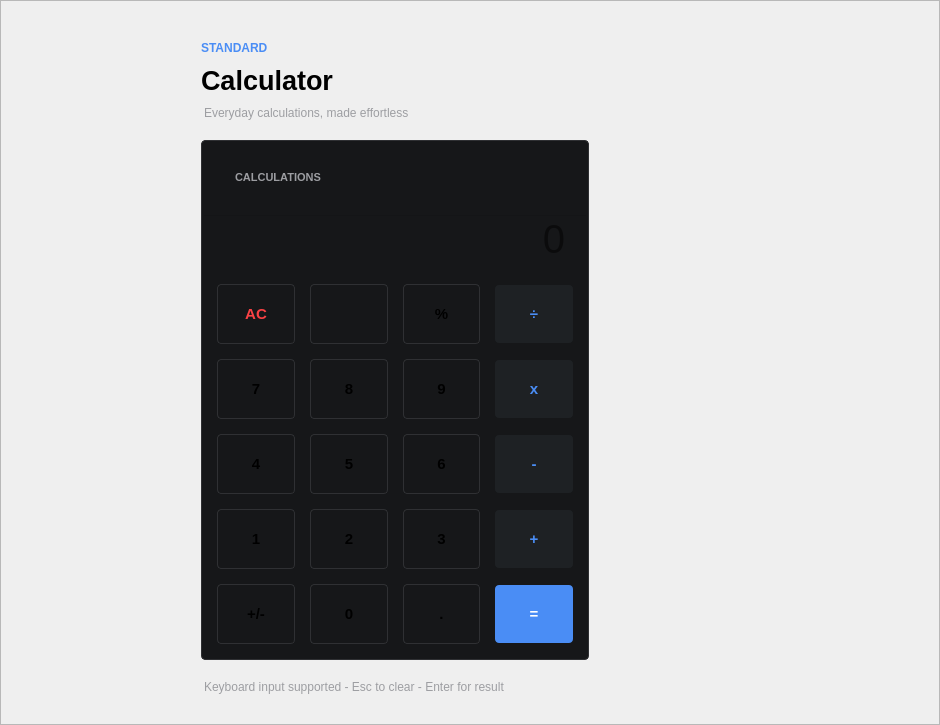
               <widget class="QWidget" name="calculator_mashien_section">
                <layout class="QHBoxLayout" name="horizontalLayout_21">
                 <property name="spacing">
                  <number>0</number>
                 </property>
                 <property name="leftMargin">
                  <number>0</number>
                 </property>
                 <property name="topMargin">
                  <number>0</number>
                 </property>
                 <property name="rightMargin">
                  <number>0</number>
                 </property>
                 <property name="bottomMargin">
                  <number>0</number>
                 </property>
                 <item>
                  <widget class="QFrame" name="frame_2">
                   <property name="enabled">
                    <bool>true</bool>
                   </property>
                   <property name="sizePolicy">
                    <sizepolicy hsizetype="Minimum" vsizetype="Minimum">
                     <horstretch>0</horstretch>
                     <verstretch>1</verstretch>
                    </sizepolicy>
                   </property>
                   <property name="minimumSize">
                    <size>
                     <width>0</width>
                     <height>0</height>
                    </size>
                   </property>
                   <property name="frameShape">
                    <enum>QFrame::Shape::StyledPanel</enum>
                   </property>
                   <property name="frameShadow">
                    <enum>QFrame::Shadow::Raised</enum>
                   </property>
                   <layout class="QVBoxLayout" name="verticalLayout_5">
                    <property name="spacing">
                     <number>0</number>
                    </property>
                    <property name="leftMargin">
                     <number>200</number>
                    </property>
                    <property name="topMargin">
                     <number>0</number>
                    </property>
                    <property name="rightMargin">
                     <number>350</number>
                    </property>
                    <property name="bottomMargin">
                     <number>0</number>
                    </property>
                    <item>
                     <layout class="QVBoxLayout" name="verticalLayout_3" stretch="0,0,0,9,0">
                      <property name="spacing">
                       <number>10</number>
                      </property>
                      <property name="topMargin">
                       <number>40</number>
                      </property>
                      <item>
                       <widget class="QLabel" name="label_15">
                        <property name="font">
                         <font>
                          <bold>true</bold>
                         </font>
                        </property>
                        <property name="styleSheet">
                         <string notr="true">color: rgb(74, 141, 245);</string>
                        </property>
                        <property name="text">
                         <string>STANDARD</string>
                        </property>
                       </widget>
                      </item>
                      <item>
                       <widget class="QLabel" name="label_16">
                        <property name="font">
                         <font>
                          <pointsize>20</pointsize>
                          <bold>true</bold>
                         </font>
                        </property>
                        <property name="text">
                         <string>Calculator</string>
                        </property>
                       </widget>
                      </item>
                      <item>
                       <widget class="QLabel" name="label_17">
                        <property name="styleSheet">
                         <string notr="true">color:#9d9ea2;
margin-bottom:10px;</string>
                        </property>
                        <property name="text">
                         <string>Everyday calculations, made effortless</string>
                        </property>
                       </widget>
                      </item>
                      <item>
                       <widget class="QFrame" name="calculat_section">
                        <property name="styleSheet">
                         <string notr="true">QFrame#calculat_section {
		background-color: rgb(22, 23, 25);
		border:1px solid #2f3033;
		border-radius: 4px;
}

QPushButton ,QLabel ,QLineEdit{
		background-color: transparent;
}

QPushButton  {
		padding:20px 0px;
		border:1px solid #2f3033;
		border-radius: 4px;
		font-size:15px;
		font-weight: 900;
}

QPushButton#btn_plus,#btn_minus,#btn_multiply,#btn_divide,#btn_equal  {
		background-color:#1e2124;
		border:0px;
		color:rgba(74, 141, 245, 1);
}


QPushButton#btn_equal  {
		background-color:rgba(74, 141, 245, 1);
		color:	#fff ;
}</string>
                        </property>
                        <property name="frameShape">
                         <enum>QFrame::Shape::StyledPanel</enum>
                        </property>
                        <property name="frameShadow">
                         <enum>QFrame::Shadow::Raised</enum>
                        </property>
                        <layout class="QHBoxLayout" name="horizontalLayout_3">
                         <property name="spacing">
                          <number>0</number>
                         </property>
                         <property name="leftMargin">
                          <number>0</number>
                         </property>
                         <property name="topMargin">
                          <number>0</number>
                         </property>
                         <property name="rightMargin">
                          <number>0</number>
                         </property>
                         <property name="bottomMargin">
                          <number>0</number>
                         </property>
                         <item>
                          <layout class="QVBoxLayout" name="verticalLayout_6" stretch="0,0,0,4">
                           <property name="spacing">
                            <number>0</number>
                           </property>
                           <property name="bottomMargin">
                            <number>15</number>
                           </property>
                           <item>
                            <widget class="QLabel" name="label_18">
                             <property name="font">
                              <font>
                               <pointsize>8</pointsize>
                               <bold>true</bold>
                              </font>
                             </property>
                             <property name="styleSheet">
                              <string notr="true">padding-top:30px;
padding-left:30px;
color: rgb(157, 158, 162);</string>
                             </property>
                             <property name="text">
                              <string>CALCULATIONS</string>
                             </property>
                             <property name="textFormat">
                              <enum>Qt::TextFormat::AutoText</enum>
                             </property>
                            </widget>
                           </item>
                           <item>
                            <widget class="QLabel" name="result_bar">
                             <property name="minimumSize">
                              <size>
                               <width>0</width>
                               <height>30</height>
                              </size>
                             </property>
                             <property name="maximumSize">
                              <size>
                               <width>16777215</width>
                               <height>30</height>
                              </size>
                             </property>
                             <property name="font">
                              <font>
                               <family>Microsoft Sans Serif</family>
                               <pointsize>12</pointsize>
                               <bold>false</bold>
                              </font>
                             </property>
                             <property name="styleSheet">
                              <string notr="true">padding:0px 20px;</string>
                             </property>
                             <property name="text">
                              <string/>
                             </property>
                             <property name="alignment">
                              <set>Qt::AlignmentFlag::AlignRight|Qt::AlignmentFlag::AlignTrailing|Qt::AlignmentFlag::AlignVCenter</set>
                             </property>
                            </widget>
                           </item>
                           <item>
                            <widget class="QLineEdit" name="user_value">
                             <property name="sizePolicy">
                              <sizepolicy hsizetype="Expanding" vsizetype="Minimum">
                               <horstretch>0</horstretch>
                               <verstretch>0</verstretch>
                              </sizepolicy>
                             </property>
                             <property name="font">
                              <font>
                               <pointsize>30</pointsize>
                               <bold>false</bold>
                               <kerning>true</kerning>
                              </font>
                             </property>
                             <property name="styleSheet">
                              <string notr="true">padding:0px 20px;
padding-bottom:20px;</string>
                             </property>
                             <property name="inputMask">
                              <string/>
                             </property>
                             <property name="text">
                              <string/>
                             </property>
                             <property name="alignment">
                              <set>Qt::AlignmentFlag::AlignRight|Qt::AlignmentFlag::AlignTrailing|Qt::AlignmentFlag::AlignVCenter</set>
                             </property>
                             <property name="placeholderText">
                              <string>0</string>
                             </property>
                            </widget>
                           </item>
                           <item>
                            <layout class="QGridLayout" name="gridLayout_4">
                             <property name="leftMargin">
                              <number>15</number>
                             </property>
                             <property name="rightMargin">
                              <number>15</number>
                             </property>
                             <property name="spacing">
                              <number>15</number>
                             </property>
                             <item row="1" column="3">
                              <widget class="QPushButton" name="btn_multiply">
                               <property name="styleSheet">
                                <string notr="true">#btn_multiply:hover{background: rgba(59, 130, 246, 0.15);}</string>
                               </property>
                               <property name="text">
                                <string>x</string>
                               </property>
                              </widget>
                             </item>
                             <item row="2" column="2">
                              <widget class="QPushButton" name="num_6">
                               <property name="styleSheet">
                                <string notr="true">#num_6:hover{
background: rgba(59, 130, 246, 0.15);
}</string>
                               </property>
                               <property name="text">
                                <string>6</string>
                               </property>
                              </widget>
                             </item>
                             <item row="0" column="0">
                              <widget class="QPushButton" name="clear_btn">
                               <property name="font">
                                <font>
                                 <pointsize>-1</pointsize>
                                 <fontweight>Black</fontweight>
                                </font>
                               </property>
                               <property name="styleSheet">
                                <string notr="true">#clear_btn{
color: rgb(249, 65, 68);
}
#clear_btn:hover{
background: rgba(59, 130, 246, 0.15);
}</string>
                               </property>
                               <property name="text">
                                <string>AC</string>
                               </property>
                              </widget>
                             </item>
                             <item row="2" column="1">
                              <widget class="QPushButton" name="num_5">
                               <property name="styleSheet">
                                <string notr="true">#num_5:hover{
background: rgba(59, 130, 246, 0.15);
}</string>
                               </property>
                               <property name="text">
                                <string>5</string>
                               </property>
                              </widget>
                             </item>
                             <item row="2" column="3">
                              <widget class="QPushButton" name="btn_minus">
                               <property name="styleSheet">
                                <string notr="true">#btn_minus:hover{background: rgba(59, 130, 246, 0.15);}</string>
                               </property>
                               <property name="text">
                                <string>-</string>
                               </property>
                              </widget>
                             </item>
                             <item row="4" column="2">
                              <widget class="QPushButton" name="btn_decimal">
                               <property name="styleSheet">
                                <string notr="true">#btn_decimal:hover{
background: rgba(59, 130, 246, 0.15);
}</string>
                               </property>
                               <property name="text">
                                <string>.</string>
                               </property>
                              </widget>
                             </item>
                             <item row="3" column="1">
                              <widget class="QPushButton" name="num_2">
                               <property name="styleSheet">
                                <string notr="true">#num_2:hover{
background: rgba(59, 130, 246, 0.15);
}</string>
                               </property>
                               <property name="text">
                                <string>2</string>
                               </property>
                              </widget>
                             </item>
                             <item row="3" column="0">
                              <widget class="QPushButton" name="num_1">
                               <property name="styleSheet">
                                <string notr="true">#num_1:hover{
background: rgba(59, 130, 246, 0.15);
}</string>
                               </property>
                               <property name="text">
                                <string>1</string>
                               </property>
                              </widget>
                             </item>
                             <item row="0" column="1">
                              <widget class="QPushButton" name="backs_btn">
                               <property name="styleSheet">
                                <string notr="true">#backs_btn:hover{
background: rgba(59, 130, 246, 0.15);
}</string>
                               </property>
                               <property name="icon">
                                <iconset resource="resources.qrc">
                                 <normaloff>:/icons/icons/delete.svg</normaloff>:/icons/icons/delete.svg</iconset>
                               </property>
                              </widget>
                             </item>
                             <item row="0" column="3">
                              <widget class="QPushButton" name="btn_divide">
                               <property name="font">
                                <font>
                                 <pointsize>-1</pointsize>
                                 <fontweight>Black</fontweight>
                                </font>
                               </property>
                               <property name="styleSheet">
                                <string notr="true">#btn_divide:hover{background: rgba(59, 130, 246, 0.15);}</string>
                               </property>
                               <property name="text">
                                <string>÷</string>
                               </property>
                              </widget>
                             </item>
                             <item row="0" column="2">
                              <widget class="QPushButton" name="btn_percent">
                               <property name="font">
                                <font>
                                 <pointsize>-1</pointsize>
                                 <fontweight>Black</fontweight>
                                </font>
                               </property>
                               <property name="styleSheet">
                                <string notr="true">#btn_percent:hover{
background: rgba(59, 130, 246, 0.15);
}</string>
                               </property>
                               <property name="text">
                                <string>%</string>
                               </property>
                              </widget>
                             </item>
                             <item row="4" column="0">
                              <widget class="QPushButton" name="btn_minus_plus">
                               <property name="styleSheet">
                                <string notr="true">#btn_minus_plus:hover{
background: rgba(59, 130, 246, 0.15);
}</string>
                               </property>
                               <property name="text">
                                <string>+/-</string>
                               </property>
                              </widget>
                             </item>
                             <item row="1" column="2">
                              <widget class="QPushButton" name="num_9">
                               <property name="styleSheet">
                                <string notr="true">#num_9:hover{
background: rgba(59, 130, 246, 0.15);
}</string>
                               </property>
                               <property name="text">
                                <string>9</string>
                               </property>
                              </widget>
                             </item>
                             <item row="3" column="3">
                              <widget class="QPushButton" name="btn_plus">
                               <property name="styleSheet">
                                <string notr="true">#btn_plus:hover{background: rgba(59, 130, 246, 0.15);}</string>
                               </property>
                               <property name="text">
                                <string>+</string>
                               </property>
                              </widget>
                             </item>
                             <item row="1" column="1">
                              <widget class="QPushButton" name="num_8">
                               <property name="styleSheet">
                                <string notr="true">#num_8:hover{
background: rgba(59, 130, 246, 0.15);
}</string>
                               </property>
                               <property name="text">
                                <string>8</string>
                               </property>
                              </widget>
                             </item>
                             <item row="4" column="1">
                              <widget class="QPushButton" name="num_0">
                               <property name="styleSheet">
                                <string notr="true">#num_0:hover{
background: rgba(59, 130, 246, 0.15);
}</string>
                               </property>
                               <property name="text">
                                <string>0</string>
                               </property>
                              </widget>
                             </item>
                             <item row="3" column="2">
                              <widget class="QPushButton" name="num_3">
                               <property name="styleSheet">
                                <string notr="true">#num_3:hover{
background: rgba(59, 130, 246, 0.15);
}</string>
                               </property>
                               <property name="text">
                                <string>3</string>
                               </property>
                              </widget>
                             </item>
                             <item row="2" column="0">
                              <widget class="QPushButton" name="num_4">
                               <property name="styleSheet">
                                <string notr="true">#num_4:hover{
background: rgba(59, 130, 246, 0.15);
}</string>
                               </property>
                               <property name="text">
                                <string>4</string>
                               </property>
                              </widget>
                             </item>
                             <item row="4" column="3">
                              <widget class="QPushButton" name="btn_equal">
                               <property name="styleSheet">
                                <string notr="true">#btn_equal:hover{background: rgba(59, 130, 246, 0.15);}</string>
                               </property>
                               <property name="text">
                                <string>=</string>
                               </property>
                              </widget>
                             </item>
                             <item row="1" column="0">
                              <widget class="QPushButton" name="num_7">
                               <property name="sizePolicy">
                                <sizepolicy hsizetype="Minimum" vsizetype="Fixed">
                                 <horstretch>0</horstretch>
                                 <verstretch>0</verstretch>
                                </sizepolicy>
                               </property>
                               <property name="styleSheet">
                                <string notr="true">#num_7:hover{
background: rgba(59, 130, 246, 0.15);
}</string>
                               </property>
                               <property name="text">
                                <string>7</string>
                               </property>
                              </widget>
                             </item>
                            </layout>
                           </item>
                          </layout>
                         </item>
                        </layout>
                       </widget>
                      </item>
                      <item>
                       <widget class="QLabel" name="label_20">
                        <property name="styleSheet">
                         <string notr="true">padding-top:10px;
padding-bottom:30px;
color:#9d9ea2;</string>
                        </property>
                        <property name="text">
                         <string>Keyboard input supported - Esc to clear - Enter for result</string>
                        </property>
                       </widget>
                      </item>
                     </layout>
                    </item>
                   </layout>
                  </widget>
                 </item>
                </layout>
               </widget>
